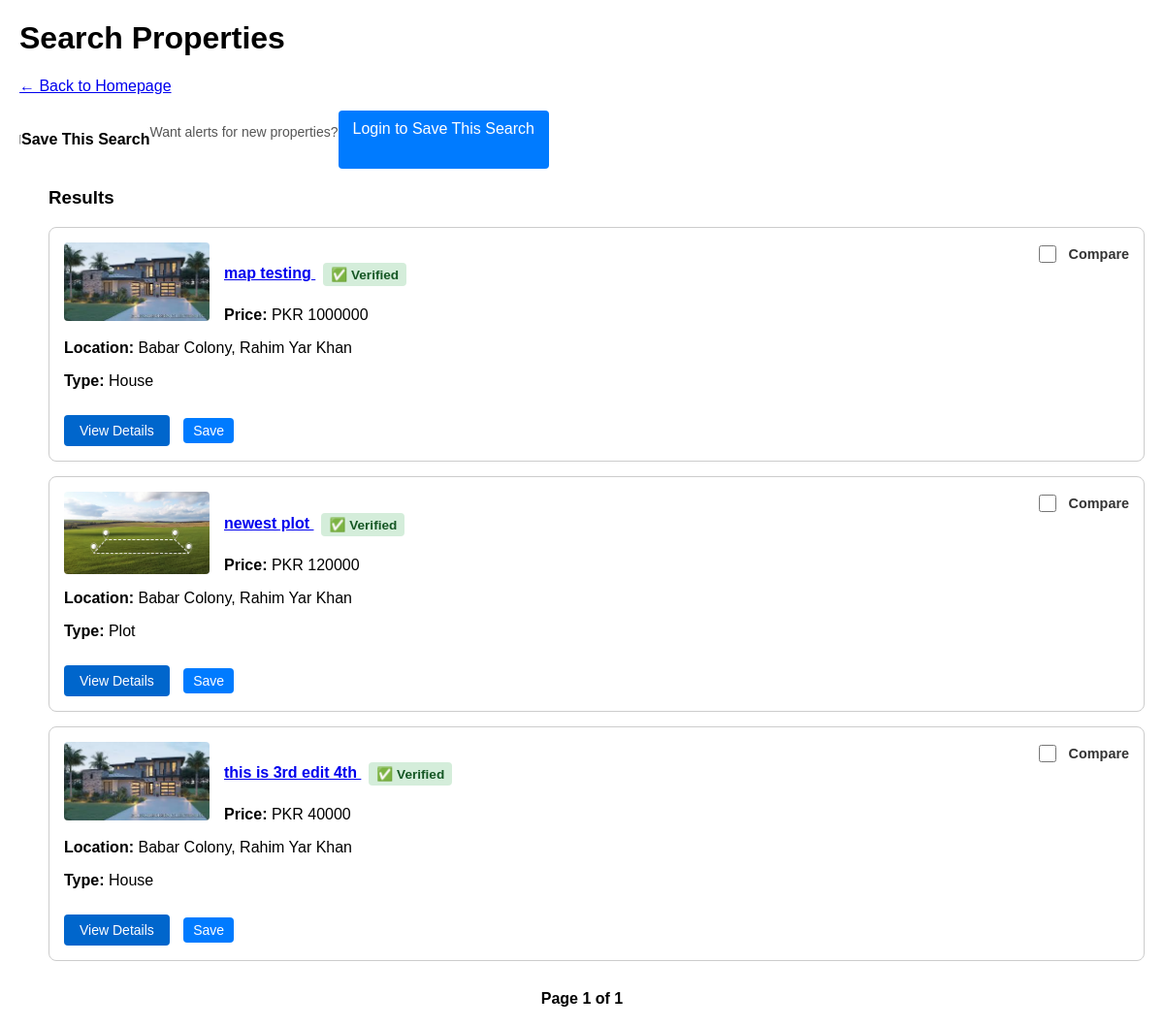
The page /listings/search/ on the database its author committed.
### properties/models.py (models this page shows, shortened)
class Property(models.Model):
    title = models.CharField(max_length=255)
    description = models.TextField()
    price = models.BigIntegerField()
    area = models.ForeignKey(
        Area,
        on_delete=models.SET_NULL,
        null=True,
        related_name="properties"
    )
    latitude = models.DecimalField(
        max_digits=9,
        decimal_places=6,
        null=True,
        blank=True,
        help_text="Exact latitude of the property (e.g., 31.470510)"
    )
    longitude = models.DecimalField(
        max_digits=9,
        decimal_places=6,
        null=True,
        blank=True,
        help_text="Exact longitude of the property (e.g., 74.394170)"
    )
    purpose = models.CharField(max_length=10, choices=PropertyPurpose.choices)
    property_type = models.CharField(max_length=20, choices=PropertyType.choices)
    bedrooms = models.PositiveSmallIntegerField(null=True, blank=True)
    bathrooms = models.PositiveSmallIntegerField(null=True, blank=True)
    area_size = models.DecimalField(max_digits=10, decimal_places=2)
    area_unit = models.CharField(max_length=10, choices=AreaUnit.choices, default=AreaUnit.MARLA)
    agent = models.ForeignKey(settings.AUTH_USER_MODEL, on_delete=models.CASCADE, related_name="properties")
    created_at = models.DateTimeField(auto_now_add=True)
    updated_at = models.DateTimeField(auto_now=True)
    main_image = models.ImageField(upload_to='properties/main_images/', null=True, blank=True)
    is_verified = models.BooleanField(
        default=False,
        help_text="Mark this listing as verified by the admin (e.g., checked for accuracy)."
    )
    is_featured = models.BooleanField(
        default=False,
        help_text="Mark this listing as 'Featured' to show it at the top."
    )
    featured_until = models.DateTimeField(
        null=True,
        blank=True,
        help_text="When this listing should stop being featured (e.g., 7 days from now)."
    )
    status = models.CharField(
        max_length=10,
        choices=PropertyStatus.choices,
        default=PropertyStatus.ACTIVE,
        help_text="The current status of the listing (e.g., Active, Sold)."
    )
    sold_date = models.DateTimeField(
        null=True,
        blank=True,
        help_text="The date and time this property was marked as sold."
    )
    video_url = models.URLField(
        max_length=500,
        null=True,
        blank=True,
        help_text="A link to a YouTube or Vimeo video walkthrough (e.g., https://www.youtube.com/watch?v=...)"
    )

### locations/models.py (models this page shows, shortened)
class Area(models.Model):
    name = models.CharField(max_length=150)
    city = models.ForeignKey(City, on_delete=models.CASCADE, related_name="areas")
    description = models.TextField(
        blank=True,
        null=True,
        help_text="A detailed description of the neighborhood (e.g., amenities, lifestyle)."
    )
    latitude = models.DecimalField(
        max_digits=9,
        decimal_places=6,
        null=True,
        blank=True,
        help_text="Latitude for the map (e.g., 31.470510)"
    )
    longitude = models.DecimalField(
        max_digits=9,
        decimal_places=6,
        null=True,
        blank=True,
        help_text="Longitude for the map (e.g., 74.394170)"
    )
    class Meta:
        unique_together = ('name', 'city')
    def __str__(self):
        return f"{self.name}, {self.city.name}"

class City(models.Model):
    name = models.CharField(max_length=100, unique=True)
    class Meta:
        verbose_name_plural = "Cities" # Fixes "Citys" in the admin panel

### properties/views.py (the view, shortened to what this page needs)
# urls.py: path('search/', views.property_search, name='property_search'),
def property_search(request):
    now = timezone.now()
    base_queryset = Property.objects.filter(status=PropertyStatus.ACTIVE)
    queryset = base_queryset.annotate(
        is_featured_live=Case(
            When(is_featured=True, featured_until__gte=now, then=True),
            default=False,
            output_field=BooleanField()
        )
    ).order_by('-is_featured_live', '-is_verified', '-created_at')
    property_filter = PropertyFilter(request.GET, queryset=queryset)
    paginator = Paginator(property_filter.qs, 12) # Show 12 properties per page
    page_number = request.GET.get('page')
    page_obj = paginator.get_page(page_number)
    saved_search_form = SavedSearchForm()
    context = {
        'filter': property_filter,
        'saved_search_form': saved_search_form,
        'page_obj': page_obj, # <-- We send 'page_obj' instead of just the filter
    }
    return render(request, 'properties/property_search.html', context)

### accounts/forms.py
class SavedSearchForm(forms.ModelForm):
    class Meta:
        model = SavedSearch
        fields = ['name']
        widgets = {
            'name': forms.TextInput(attrs={
                'class': 'form-control',
                'placeholder': 'e.g., "My Future Home" or "Islamabad Apartments"'
            }),
        }
        labels = {
            'name': 'Save Search As:'
        }

### accounts/context_processors.py (called while the page is built, shortened)
def notifications(request):
    return {}

### properties/templates/properties/property_search.html (shortened to what this page needs)
<!DOCTYPE html>
<html lang="en">
<head>
</head>
<body>
    <h1>Search Properties</h1>
    <p><a href="/"> &larr; Back to Homepage</a></p>
    <div class="container">
       <hr style="margin: 25px 0;">
{% if user.is_authenticated %}
    <h4>Save This Search</h4>
    <p style="font-size: 14px; color: #555;">
        Get email alerts for new properties that match these filters.
    </p>
    <form method="post" style="margin-top: 10px;">
        {% csrf_token %}
        {{ saved_search_form.as_p }}
        <button type="submit" style="
            background-color: #28a745;
            color: white;
            padding: 10px 15px;
            border: none;
            border-radius: 4px;
            cursor: pointer;
            width: 100%;
        ">
            Save Search & Get Alerts
        </button>
    </form>
{% else %}
    <h4>Save This Search</h4>
    <p style="font-size: 14px; color: #555;">
        Want alerts for new properties?
    </p>
    <a href="{% url 'login' %}?next={{ request.get_full_path|urlencode }}" style="
        display: block;
        text-align: center;
        background-color: #007bff;
        color: white;
        padding: 10px 15px;
        border-radius: 4px;
        text-decoration: none;
    ">
        Login to Save This Search
    </a>
{% endif %}
        </div>
        <div class="results">
            <h3>Results</h3>
           {% for prop in filter.qs %}
                <div class="property-card">
                    <div class="compare-box">
                        <input type="checkbox"
                               class="compare-checkbox"
                               id="compare-{{ prop.pk }}"
                               data-id="{{ prop.pk }}"
                               {% if prop.pk in request.session.compare_list %}checked{% endif %}>
                        <label for="compare-{{ prop.pk }}">Compare</label>
                    </div>
                    {% if prop.main_image %}
                        <img src="{{ prop.main_image.url }}" alt="{{ prop.title }}">
                    {% endif %}
                    <h4>
                        <a href="{% url 'property_detail' pk=prop.pk %}">
                            {{ prop.title }}
                        </a>
                            {% if prop.is_verified %}
                                <span class="verified-badge">✅ Verified</span>
                            {% endif %}
                    </h4>
                    <p><strong>Price:</strong> PKR {{ prop.price }}</p>
                    <p><strong>Location:</strong> {{ prop.area }}</p>
                    <p><strong>Type:</strong> {{ prop.get_property_type_display }}</foo></p>
<div style="clear: both; padding-top: 10px;">
    <a href="{% url 'property_detail' pk=prop.pk %}" style="
        display: inline-block;
        padding: 8px 16px;
        background-color: #0066cc;
        color: white;
        text-decoration: none;
        border-radius: 4px;
        font-size: 14px;
    ">
        View Details
    </a>
    {% if user.is_authenticated %}
        {% if prop in user.favorites.all %}
            {% comment %} If YES, show the "Unsave" button {% endcomment %}
            <form action="{% url 'remove_from_favorites' pk=prop.pk %}" method="POST" style="display: inline;">
                {% csrf_token %}
                <button type="submit" style="
                    background: #dc3545; /* Red */
                    color: white;
                    padding: 5px 10px;
                    border: none;
                    border-radius: 4px;
                    cursor: pointer;
                    font-size: 14px;
                    margin-left: 10px;
                ">
                    Unsave
                </button>
            </form>
        {% else %}
            {% comment %} If NO, show the "Save" button {% endcomment %}
            <form action="{% url 'add_to_favorites' pk=prop.pk %}" method="POST" style="display: inline;">
                {% csrf_token %}
                <button type="submit" style="
                    background: #007bff; /* Blue */
                    color: white;
                    padding: 5px 10px;
                    border: none;
                    border-radius: 4px;
                    cursor: pointer;
                    font-size: 14px;
                    margin-left: 10px;
                ">
                    Save
                </button>
            </form>
        {% endif %}
    {% else %}
        <a href="{% url 'login' %}?next={{ request.path }}" style="
            background: #007bff; /* Blue */
            color: white;
            padding: 5px 10px;
            border: none;
            border-radius: 4px;
            font-size: 14px;
            margin-left: 10px;
            text-decoration: none;
        ">
            Save
        </a>
    {% endif %}
</div>
                </div>
            {% empty %}
                <p>No properties match your search. Try broadening your criteria.</p>
            {% endfor %}
        </div>
        <div style="margin-top: 30px; text-align: center;">
            <span class="step-links">
                <span class="current" style="margin: 0 15px; font-weight: bold;">
                    Page {{ page_obj.number }} of {{ page_obj.paginator.num_pages }}
                </span>
            </span>
        </div>
</body>
</html>
</body>
</html>

### properties/templates/properties/property_search.html (style rules this page uses)
body { font-family: Arial, sans-serif; margin: 20px; }
.container { display: flex; }
.results { flex: 3; padding-left: 30px; }
.property-card { border: 1px solid #ccc; padding: 15px; border-radius: 8px; margin-bottom: 15px; }
.property-card img { max-width: 150px; height: auto; border-radius: 4px; float: left; margin-right: 15px; }
.verified-badge { display: inline-block; padding: 4px 8px; background-color: #d4edda; color: #155724; font-size: 0.85em; font-weight: bold; border-radius: 4px; margin-left: 8px; vertical-align: middle; }
.property-card { position: relative; }
.compare-box { position: absolute; top: 10px; right: 10px; background: rgba(255,255,255,0.9); border-radius: 5px; padding: 5px; z-index: 2; }
.compare-box input { width: 18px; height: 18px; vertical-align: middle; }
.compare-box label { font-size: 0.9em; font-weight: bold; color: #333; vertical-align: middle; margin-left: 5px; }

### rows shown on the page
Property: main_image (picture), title "map testing", is_verified "✅ Verified", price "1000000", area "Babar Colony, Rahim Yar Khan", property_type "House"
Property: main_image (picture), title "newest plot", is_verified "✅ Verified", price "120000", area "Babar Colony, Rahim Yar Khan", property_type "Plot"
Property: main_image (picture), title "this is 3rd edit 4th", is_verified "✅ Verified", price "40000", area "Babar Colony, Rahim Yar Khan", property_type "House"

### other values the page prints
{{ page_obj.number }} "1"
{{ page_obj.paginator.num_pages }} "1"
